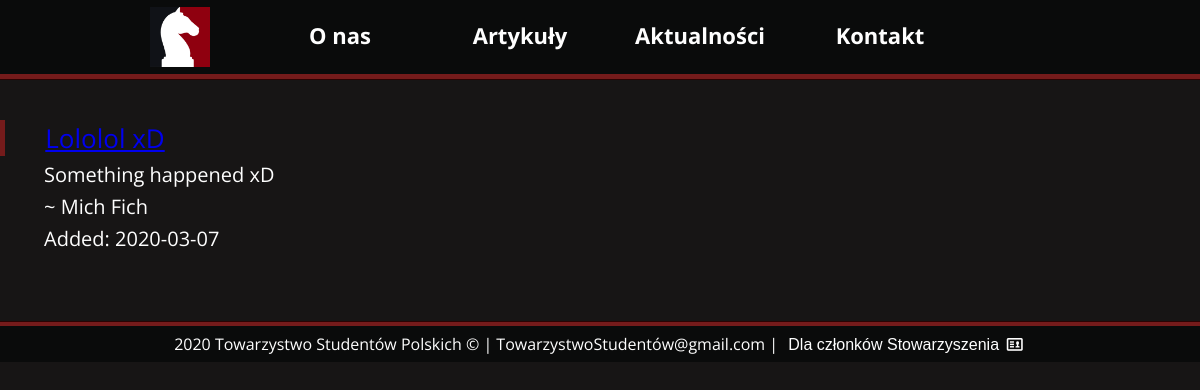
Page /articles/1 on the earlier database version.
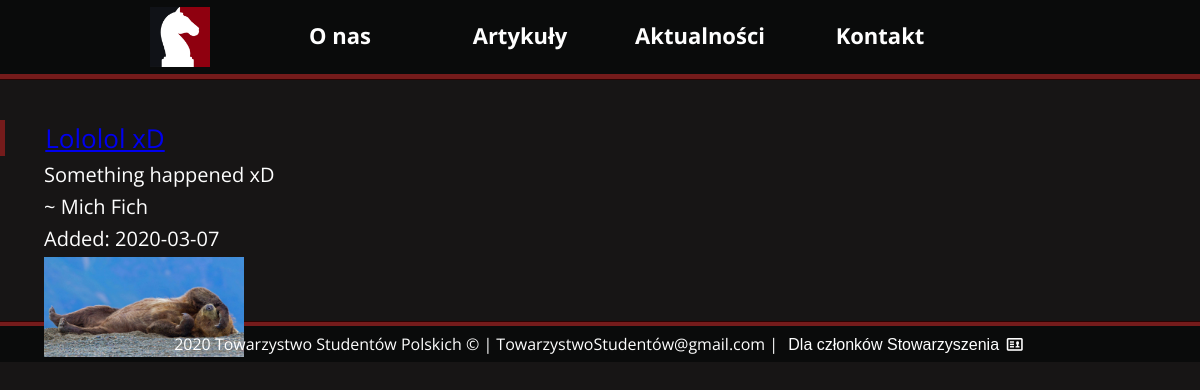
Same page on the later database version.
### articles/models.py (models this page shows, shortened)
class Article(models.Model):
    date = models.DateTimeField()
    body = models.TextField()
    author = models.CharField(max_length=100)
    title = models.CharField(max_length=200)

class ArticleImage(models.Model):
    image = models.ImageField(upload_to='images/%Y/%m')
    width = models.IntegerField()
    height = models.IntegerField()
    article = models.ForeignKey(Article,on_delete=models.CASCADE)

### articles/views.py (the view)
# urls.py: path('<int:pk>',views.ArticleDetailView.as_view(),name='articledetails')
class ArticleDetailView(DetailView):
    model = Article
    template_name='articles/article.html'
    def get_context_data(self, **kwargs):
        context = super(ArticleDetailView,self).get_context_data(**kwargs)
        return context

### articles/templates/articles/article.html
{% extends "info/header_footer.html" %}
{% block content %}
	<div class="News">
		<div class="TopNews">
			<a href="/articles/{{post.id}}">{{ object.title }}</a>
		</div>
		<div class="NewsText">
			<h3>
				{{object.body|safe}}
			</h3>
			<h3>
				~ {{object.author}}
			</h3>
			<h3>
				Added: {{object.date|date:"Y-m-d"}}
			</h3>
			{% if object.articleimage_set %}
				{% for img in object.articleimage_set.all %}
					<h3><img src="{{img.image.url}}" width="{{img.width}}" height="{{img.height}}"/></h3>
				{% endfor %}
			{% endif %}
		</div>
	</div>
{% endblock %}

### info/templates/info/header_footer.html (shortened to what this page needs)
<!DOCTYPE html>
<html>
    <head>
        {% load static %}
        <link rel="stylesheet" href="{% static 'info/css/style.css' %}" type="text/css"/>
        <link rel="stylesheet" href="{% static 'info/css/fontello.css' %}" type="text/css"/>
    </head>
    <body>
        <header>
            <nav>
                <div class="nav">
                    <div class="navigation">
                        <div class="Logo">
                            <img src="{% static 'info/img/kon.png' %}" alt="logo"/>
                        </div>
                        <div class="MenuButtons">
                         <ol>
                           <li><a id="link1" href="#">O nas</a></li>
                           <li><a id="link2" href="#">Artykuły</a></li>
                           <li><a id="link3" href="#">Aktualności</a></li>
                           <li><a id="link4" href="#">Kontakt</a></li>
                        </ol>
                       </div>
                    </div>
                        <div style="clear: both;" class="StickyLine"></div>
                </div>
            </nav>
        </header>
        {% block content %}
        {% endblock %}
        <div class="container">
           <footer>
                <div class="StickyLine4"></div>
                <div class="footer">
                    2020 Towarzystwo Studentów Polskich &copy; | TowarzystwoStudentów@gmail.com |
                    <button class="ShowLogin">Dla członków Stowarzyszenia
                    <i class="icon-vcard"></i> </button>
                </div>
            </footer>
        </div>
    </body>
</html>

### political_website/static/info/css/style.css (style rules this page uses)
body { background-color: #171515; color: #fefefe; margin: 0; font-family: 'Open Sans', sans-serif; font-size: 20px; line-height: normal; }
.nav { width: 100%; padding-top: 7px; background-color: #0a0b0b; text-align: center; }
.navigation { height: 60px; width: 900px; margin-left: auto; margin-right: auto; }
.Logo { float:left; height: 60px; width: 60px; }
.Logo > img { height: 60px; width: 60px; }
.MenuButtons { height: 60px; width: 820px; }
.MenuButtons > ol { padding-top: 0; margin: 0; list-style-type: none; font-size: 22px; font-weight: 700; height: 60px; width: 720px; line-height: 200%; display: inline-block; }
.MenuButtons > ol > li { float: left; width: 180px; height: 60px; line-height: 200%; }
ol a { color: #fefefe; text-decoration: none; display: block; padding-top: 6px; transition: all 0.2s ease-in-out; }
.StickyLine { margin-top: 7px; width: 100%; height: 5px; background-color: #751b1b; border-bottom: 1px solid #2b0303 ; }
.container { margin-left: auto; margin-right: auto; }
h3 { font-size: 20px; font-weight: 400; color: #fefefe; padding: 0px; margin: 5px; }
.News { margin-left: auto; margin-right: auto; margin-top: 40px; }
.TopNews { font-size: 26px; font-weight: 400; text-align: center; margin-right: auto; width: 200px; border-left: 5px solid #751b1b; }
.NewsText { height: 90px; text-align: left; margin-left: 39px; }
.footer { font-size: 16px; padding: 3px; background-color: #0a0b0b; text-align: center; line-height: 30px; height: 30px; width: 100% }
.StickyLine4 { margin-top: 70px; width: 100%; height: 4px; background-color: #751b1b; border-top: 1px solid #2b0303 ; }
.ShowLogin { cursor: pointer; color: #fefefe; font-size: 16px; background-color: #0a0b0b ; border-style: none; }

Differences in the rows shown:
added ArticleImage: image (picture)
